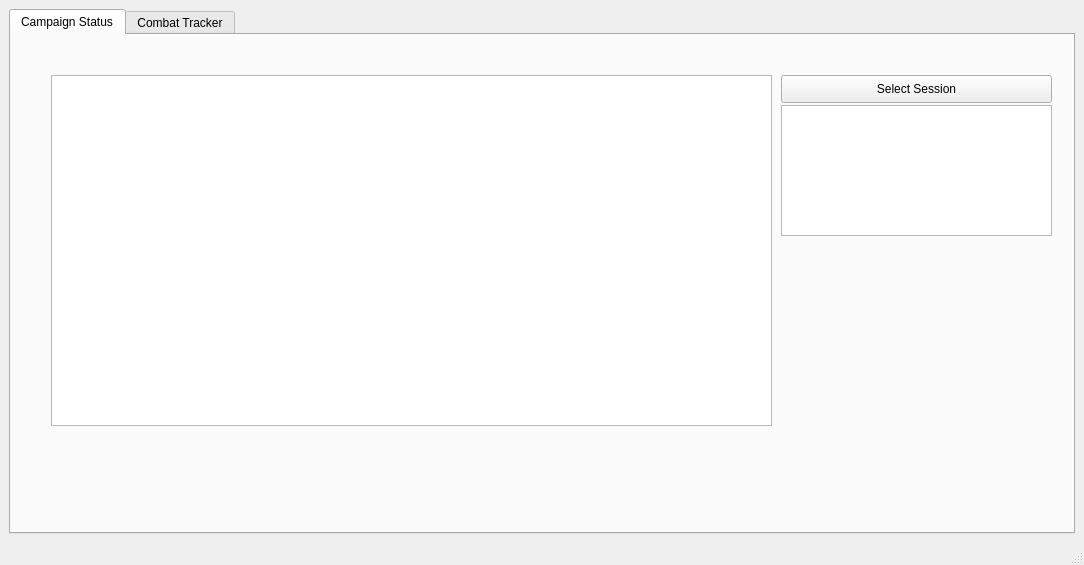
<?xml version="1.0" encoding="UTF-8"?>
<ui version="4.0">
 <class>MainWindow</class>
 <widget class="QMainWindow" name="MainWindow">
  <property name="geometry">
   <rect>
    <x>0</x>
    <y>0</y>
    <width>1084</width>
    <height>565</height>
   </rect>
  </property>
  <property name="windowTitle">
   <string>MainWindow</string>
  </property>
  <widget class="QWidget" name="centralwidget">
   <layout class="QGridLayout" name="gridLayout">
    <item row="1" column="0">
     <widget class="QTabWidget" name="tabWidget">
      <property name="currentIndex">
       <number>0</number>
      </property>
      <widget class="QWidget" name="tab">
       <attribute name="title">
        <string>Campaign Status</string>
       </attribute>
       <widget class="QTableView" name="TABLE">
        <property name="geometry">
         <rect>
          <x>40</x>
          <y>40</y>
          <width>721</width>
          <height>351</height>
         </rect>
        </property>
       </widget>
       <widget class="QPushButton" name="folderselect">
        <property name="geometry">
         <rect>
          <x>770</x>
          <y>40</y>
          <width>271</width>
          <height>28</height>
         </rect>
        </property>
        <property name="text">
         <string>Select Session</string>
        </property>
       </widget>
       <widget class="QTextEdit" name="folder">
        <property name="geometry">
         <rect>
          <x>770</x>
          <y>70</y>
          <width>271</width>
          <height>131</height>
         </rect>
        </property>
       </widget>
      </widget>
      <widget class="QWidget" name="CombatTracker">
       <attribute name="title">
        <string>Combat Tracker</string>
       </attribute>
       <widget class="QPushButton" name="encounterRun">
        <property name="geometry">
         <rect>
          <x>940</x>
          <y>70</y>
          <width>75</width>
          <height>23</height>
         </rect>
        </property>
        <property name="text">
         <string>Next</string>
        </property>
       </widget>
       <widget class="QPushButton" name="roll">
        <property name="geometry">
         <rect>
          <x>800</x>
          <y>130</y>
          <width>121</width>
          <height>23</height>
         </rect>
        </property>
        <property name="text">
         <string>Roll</string>
        </property>
       </widget>
       <widget class="QPushButton" name="kill">
        <property name="geometry">
         <rect>
          <x>940</x>
          <y>100</y>
          <width>75</width>
          <height>23</height>
         </rect>
        </property>
        <property name="text">
         <string>Kill</string>
        </property>
       </widget>
       <widget class="QPushButton" name="encounter">
        <property name="geometry">
         <rect>
          <x>940</x>
          <y>130</y>
          <width>101</width>
          <height>23</height>
         </rect>
        </property>
        <property name="text">
         <string>Next Encounter</string>
        </property>
       </widget>
       <widget class="QLCDNumber" name="lcdNumber">
        <property name="geometry">
         <rect>
          <x>800</x>
          <y>70</y>
          <width>121</width>
          <height>61</height>
         </rect>
        </property>
        <property name="autoFillBackground">
         <bool>false</bool>
        </property>
        <property name="frameShadow">
         <enum>QFrame::Plain</enum>
        </property>
        <property name="segmentStyle">
         <enum>QLCDNumber::Flat</enum>
        </property>
       </widget>
       <widget class="QWidget" name="mplwindow_3" native="true">
        <property name="geometry">
         <rect>
          <x>10</x>
          <y>10</y>
          <width>781</width>
          <height>441</height>
         </rect>
        </property>
        <property name="sizePolicy">
         <sizepolicy hsizetype="Maximum" vsizetype="Maximum">
          <horstretch>0</horstretch>
          <verstretch>0</verstretch>
         </sizepolicy>
        </property>
        <property name="maximumSize">
         <size>
          <width>800</width>
          <height>600</height>
         </size>
        </property>
        <layout class="QVBoxLayout" name="mplvl_3"/>
       </widget>
       <widget class="Line" name="line">
        <property name="geometry">
         <rect>
          <x>800</x>
          <y>250</y>
          <width>20</width>
          <height>181</height>
         </rect>
        </property>
        <property name="orientation">
         <enum>Qt::Vertical</enum>
        </property>
       </widget>
       <widget class="Line" name="line_2">
        <property name="geometry">
         <rect>
          <x>980</x>
          <y>250</y>
          <width>81</width>
          <height>181</height>
         </rect>
        </property>
        <property name="orientation">
         <enum>Qt::Vertical</enum>
        </property>
       </widget>
       <widget class="Line" name="line_3">
        <property name="geometry">
         <rect>
          <x>810</x>
          <y>240</y>
          <width>41</width>
          <height>16</height>
         </rect>
        </property>
        <property name="orientation">
         <enum>Qt::Horizontal</enum>
        </property>
       </widget>
       <widget class="Line" name="line_4">
        <property name="geometry">
         <rect>
          <x>810</x>
          <y>420</y>
          <width>211</width>
          <height>16</height>
         </rect>
        </property>
        <property name="orientation">
         <enum>Qt::Horizontal</enum>
        </property>
       </widget>
       <widget class="Line" name="line_5">
        <property name="geometry">
         <rect>
          <x>950</x>
          <y>240</y>
          <width>71</width>
          <height>16</height>
         </rect>
        </property>
        <property name="orientation">
         <enum>Qt::Horizontal</enum>
        </property>
       </widget>
       <widget class="QTextEdit" name="Character">
        <property name="geometry">
         <rect>
          <x>850</x>
          <y>230</y>
          <width>104</width>
          <height>31</height>
         </rect>
        </property>
       </widget>
       <widget class="QLCDNumber" name="HP">
        <property name="geometry">
         <rect>
          <x>910</x>
          <y>270</y>
          <width>71</width>
          <height>31</height>
         </rect>
        </property>
        <property name="autoFillBackground">
         <bool>false</bool>
        </property>
        <property name="frameShadow">
         <enum>QFrame::Plain</enum>
        </property>
        <property name="segmentStyle">
         <enum>QLCDNumber::Flat</enum>
        </property>
       </widget>
       <widget class="QLCDNumber" name="Level">
        <property name="geometry">
         <rect>
          <x>910</x>
          <y>310</y>
          <width>71</width>
          <height>31</height>
         </rect>
        </property>
        <property name="autoFillBackground">
         <bool>false</bool>
        </property>
        <property name="frameShadow">
         <enum>QFrame::Plain</enum>
        </property>
        <property name="segmentStyle">
         <enum>QLCDNumber::Flat</enum>
        </property>
       </widget>
       <widget class="QLabel" name="label">
        <property name="geometry">
         <rect>
          <x>820</x>
          <y>280</y>
          <width>55</width>
          <height>16</height>
         </rect>
        </property>
        <property name="text">
         <string>HP</string>
        </property>
       </widget>
       <widget class="QLabel" name="label_2">
        <property name="geometry">
         <rect>
          <x>820</x>
          <y>320</y>
          <width>55</width>
          <height>16</height>
         </rect>
        </property>
        <property name="text">
         <string>Level</string>
        </property>
       </widget>
      </widget>
     </widget>
    </item>
   </layout>
  </widget>
  <widget class="QMenuBar" name="menubar">
   <property name="geometry">
    <rect>
     <x>0</x>
     <y>0</y>
     <width>1084</width>
     <height>21</height>
    </rect>
   </property>
  </widget>
  <widget class="QStatusBar" name="statusbar"/>
 </widget>
 <resources/>
 <connections/>
</ui>
